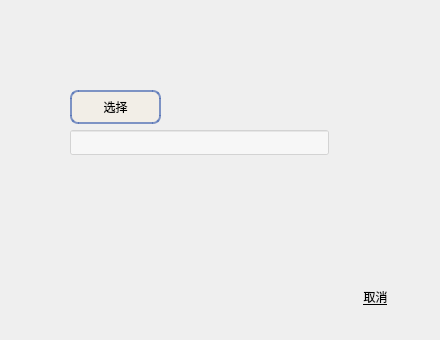
<?xml version="1.0" encoding="UTF-8"?>
<ui version="4.0">
 <class>alterImg</class>
 <widget class="QWidget" name="alterImg">
  <property name="geometry">
   <rect>
    <x>0</x>
    <y>0</y>
    <width>440</width>
    <height>340</height>
   </rect>
  </property>
  <property name="windowTitle">
   <string>Form</string>
  </property>
  <property name="styleSheet">
   <string notr="true">QWidget#widget{
background-image: url(:/img/bg__3.png); 
}
QPushButton#cancelButton{
border-style:none;
text-decoration:underline;
}
QPushButton#pushButton_2{
border:none;
}
QLineEdit#lineEdit{
background-color:rgba(255,255,255,0.5)
}

QPushButton#pushButton{
border:2px solid rgb(76, 108, 179, 0.7);
	background-color: rgba(255, 233, 202, 0.2);
border-radius:8px;
}</string>
  </property>
  <widget class="QWidget" name="widget" native="true">
   <property name="geometry">
    <rect>
     <x>20</x>
     <y>20</y>
     <width>400</width>
     <height>300</height>
    </rect>
   </property>
   <widget class="QPushButton" name="pushButton_2">
    <property name="geometry">
     <rect>
      <x>132</x>
      <y>180</y>
      <width>111</width>
      <height>61</height>
     </rect>
    </property>
    <property name="text">
     <string/>
    </property>
    <property name="icon">
     <iconset resource="resourse.qrc">
      <normaloff>:/img/button.png</normaloff>:/img/button.png</iconset>
    </property>
    <property name="iconSize">
     <size>
      <width>100</width>
      <height>80</height>
     </size>
    </property>
   </widget>
   <widget class="QPushButton" name="pushButton">
    <property name="geometry">
     <rect>
      <x>50</x>
      <y>70</y>
      <width>91</width>
      <height>34</height>
     </rect>
    </property>
    <property name="text">
     <string>选择</string>
    </property>
   </widget>
   <widget class="QLineEdit" name="lineEdit">
    <property name="geometry">
     <rect>
      <x>50</x>
      <y>110</y>
      <width>259</width>
      <height>25</height>
     </rect>
    </property>
   </widget>
   <widget class="QPushButton" name="cancelButton">
    <property name="geometry">
     <rect>
      <x>320</x>
      <y>260</y>
      <width>71</width>
      <height>34</height>
     </rect>
    </property>
    <property name="text">
     <string>取消</string>
    </property>
   </widget>
  </widget>
 </widget>
 <resources>
  <include location="resourse.qrc"/>
 </resources>
 <connections/>
</ui>
